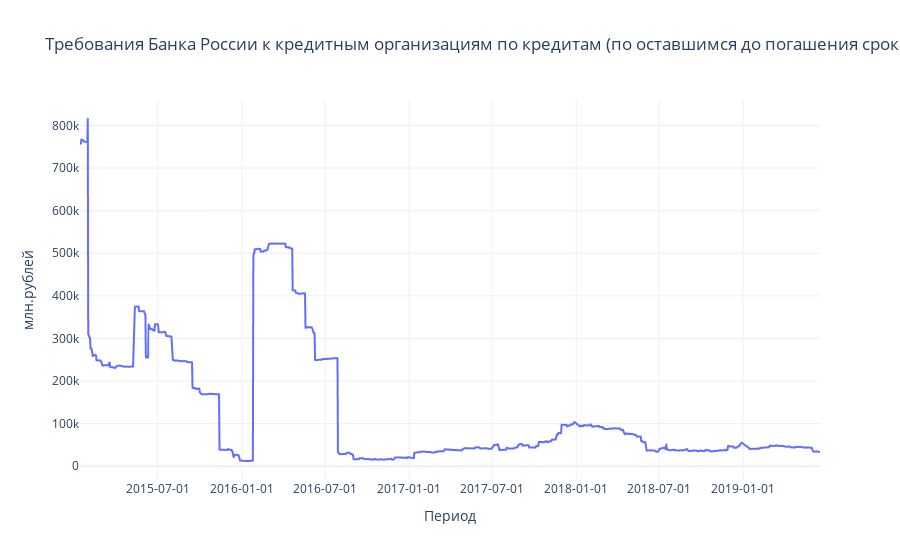

The cell this chart's notebook holds for it:
### Markdown cell above
### 3.1.1. Постройте графики, визуализирующие каждый временной ряд. Охарактеризуйте временные ряды, присутствуют ли в них тренд, сезонность или цикл?

### Code cell
fig = px.line(
    df_result_VR1, 
    x=df_result_VR1.index, 
    y=df_result_VR1['VR1'], 
    labels={'Date': 'Период', 'VR1': 'млн.рублей'}, 
    title='Требования Банка России к кредитным организациям по кредитам (по оставшимся до погашения срокам), млн руб. (на начало дня), сроки, оставшиеся до погашения, от 181 до 365 дней'
)

fig.update_layout(
    xaxis=dict(title='Период', tickformat='%Y-%m-%d'),
    yaxis=dict(title='млн.рублей'),
    template='plotly_white'
)

fig.show()

### Figure 1 — Plotly figure (JSON) as saved in the notebook; plotly's stock layout.template omitted (floating-point values rounded to 4 significant figures; data arrays with more than 128 entries replaced by an {"elided": "..."} marker saying what was removed)
{"data": [{"hovertemplate": "Период=%{x}<br>млн.рублей=%{y}<extra></extra>", "legendgroup": "", "line": {"color": "#636efa", "dash": "solid"}, "marker": {"symbol": "circle"}, "mode": "lines", "name": "", "showlegend": false, "type": "scattergl", "x": {"elided": "1619 str values"}, "xaxis": "x", "y": {"elided": "1619 float values"}, "yaxis": "y"}], "layout": {"legend": {"tracegroupgap": 0}, "title": {"text": "Требования Банка России к кредитным организациям по кредитам (по оставшимся до погашения срокам), млн руб. (на начало дня), сроки, оставшиеся до погашения, от 181 до 365 дней"}, "xaxis": {"anchor": "y", "domain": [0, 1], "tickformat": "%Y-%m-%d", "title": {"text": "Период"}}, "yaxis": {"anchor": "x", "domain": [0, 1], "title": {"text": "млн.рублей"}}}}
